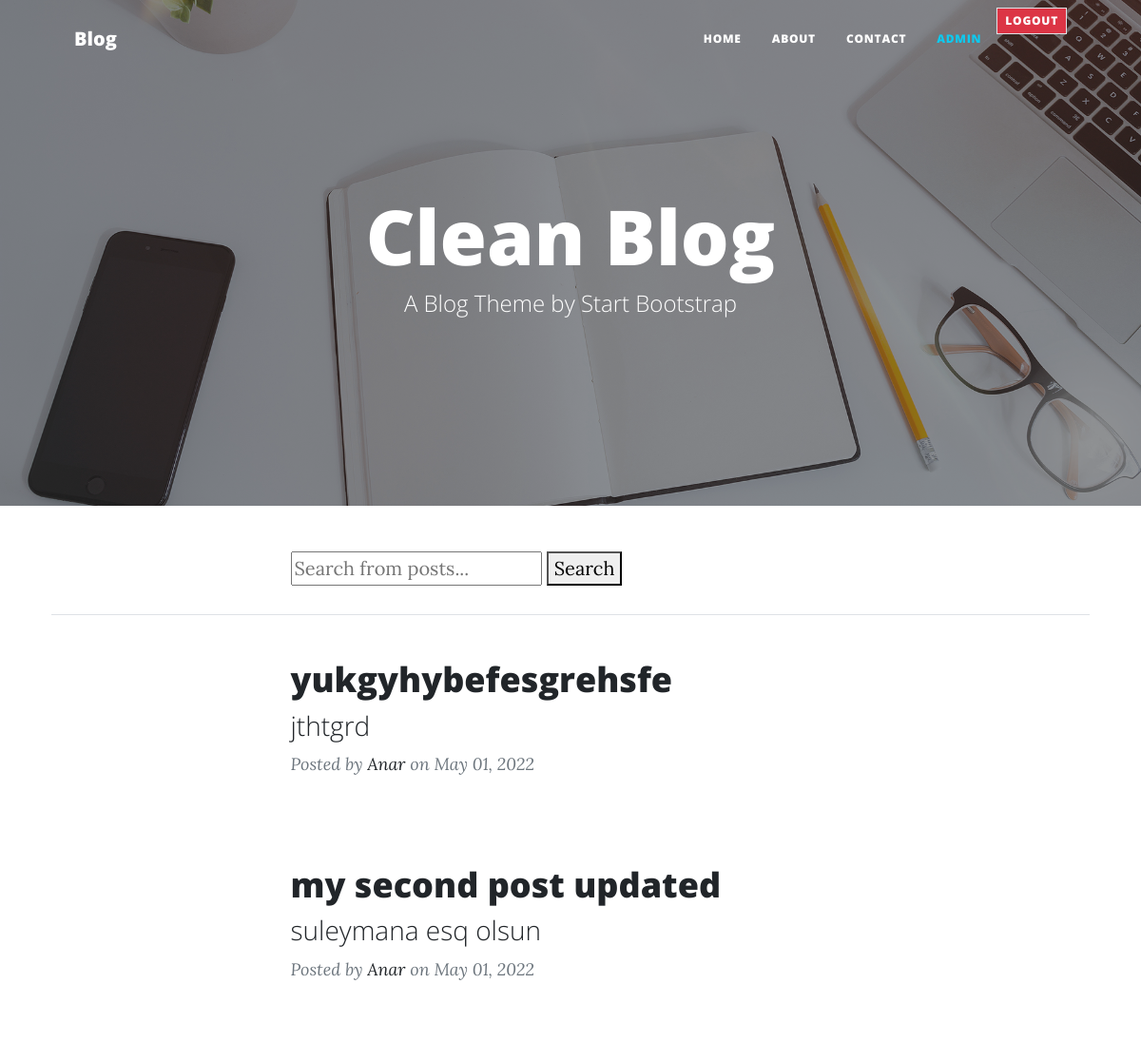
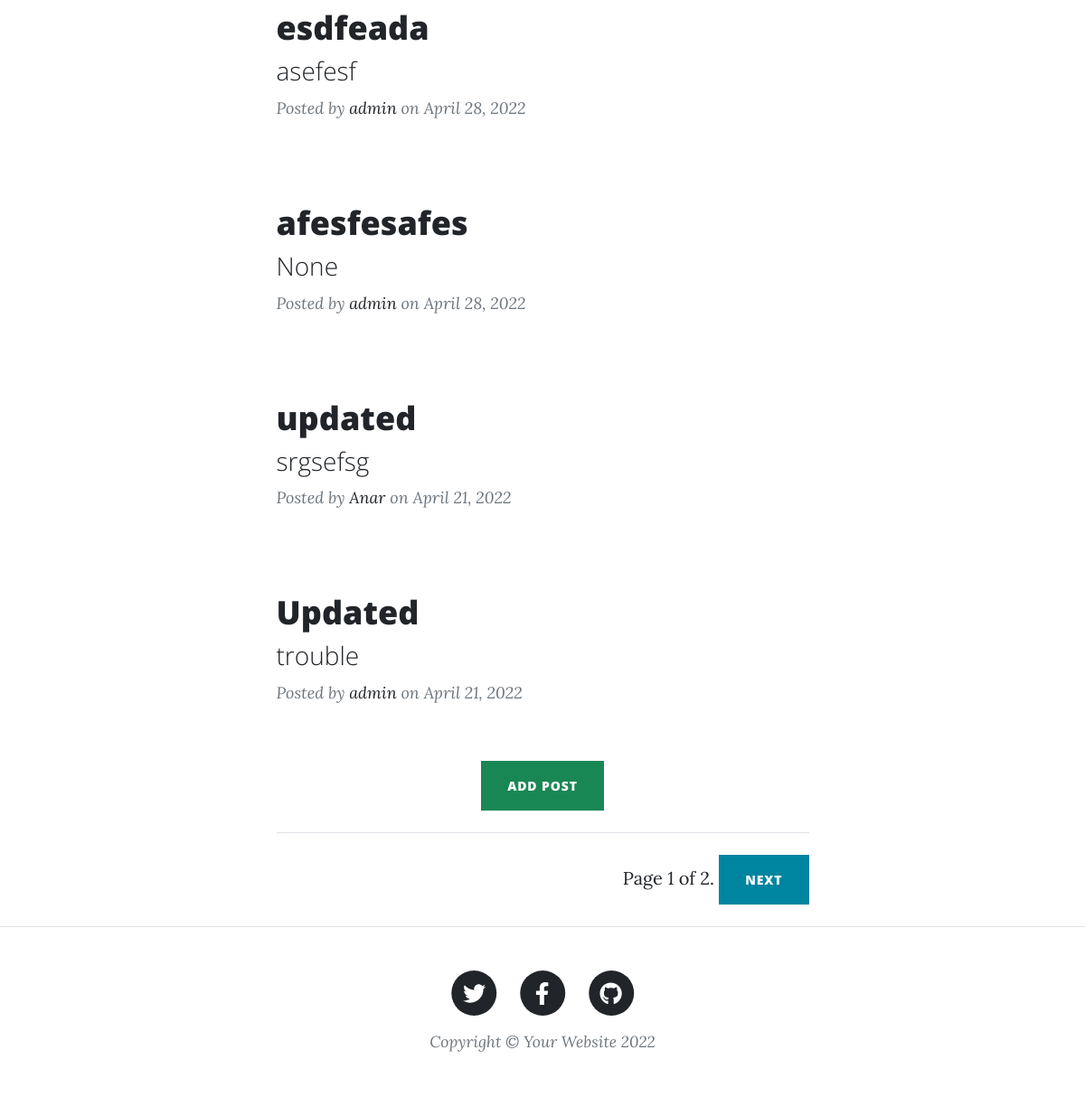
The app's page / (signed in) with its own data (2 pictures, top to bottom).
### core/models.py (models this page shows, shortened)
class Post(models.Model):
    title = models.CharField(max_length=100, blank=True, null=True)
    subtitle = models.CharField(max_length=200, blank=True, null=True)
    content = models.TextField(max_length=100, blank=True, null=True)
    author = models.ForeignKey(User, on_delete=models.SET_NULL, blank=True, null=True)
    date_published = models.DateTimeField(auto_now_add=True, blank=True, null=True)
    date_modified = models.DateTimeField(auto_now=True, blank=True, null=True)
    class Meta:
        ordering = ('-date_published',)

### core/views.py (the view)
# urls.py: 2. Add a URL to urlpatterns:  path('', views.home, name='home')
@login_required()
def home(request):
    posts = Post.objects.all().order_by('-date_published')
    if request.method == "GET":
        search = request.GET.get('q')
        if search is not None:
            posts = Post.objects.filter(title__icontains=search).order_by('-date_published')
            paginator = Paginator(posts, 5)
            page_number = request.GET.get('page')
            page_obj = paginator.get_page(page_number)
    paginator = Paginator(posts, 5)
    page_number = request.GET.get('page')
    page_obj = paginator.get_page(page_number)
    context = {'objs': posts,  'page_obj': page_obj}
    return render(request, 'index.html', context)

### templates/index.html (shortened to what this page needs)
{% extends 'main.html' %}
{% load static %}
{% block content %}
        <header class="masthead" style="background-image: url('{% static "assets/img/home-bg.jpg" %}')">
            <div class="container position-relative px-4 px-lg-5">
                <div class="row gx-4 gx-lg-5 justify-content-center">
                    <div class="col-md-10 col-lg-8 col-xl-7">
                        <div class="site-heading">
                            <h1>Clean Blog</h1>
                            <span class="subheading">A Blog Theme by Start Bootstrap</span>
                        </div>
                    </div>
                </div>
            </div>
        </header>
        <div class="container px-4 px-lg-5 justify-content-center">
            <div class="row gx-4 gx-lg-5 justify-content-center">
                <div class="col-md-10 col-lg-8 col-xl-7">
                    <form method="GET">
                        <input type='text' name='q' placeholder="Search from posts...">
                        <button type="submit">Search</button>
                    </form>
                    <br>
                </div>
                <hr>
                <div class="col-md-10 col-lg-8 col-xl-7">
                    {% for obj in objs %}
                        <div class="post-preview">
                            <a href="{% url 'detail' obj.id %}">
                                <h2 class="post-title">{{ obj.title }}</h2>
                                <h3 class="post-subtitle">{{ obj.subtitle }}</h3>
                            </a>
                            <p class="post-meta">
                                Posted by
                                <a href="#">{{ obj.author }}</a>
                                on {{ obj.date_published|date:"F d, Y" }}
                            </p>
                        </div>
                        <br>
                    {% endfor %}
                        <div class="d-flex justify-content-center"><a class="btn btn-success text-uppercase" href="{% url 'create' %}">ADD POST</a></div>
                        <hr class="my-4" />
                    <div class="d-flex justify-content-end mb-4">
                        <span class="step-links">
                            <span class="current">
                                Page {{ page_obj.number }} of {{ page_obj.paginator.num_pages }}.
                            </span>
                            {% if page_obj.has_next %}
                                <a class="btn btn-primary text-uppercase" href="?page={{ page_obj.next_page_number }}">next</a>
                            {% endif %}
                        </span>
                    </div>
                </div>
            </div>
        </div>
{% endblock content %}

### templates/main.html (shortened to what this page needs)
{% load static %}
<!DOCTYPE html>
<html lang="en">
    <head>
        <link href="{% static 'css/styles.css' %}" rel="stylesheet" />
    </head>
    <body>
        {% if request.user.is_authenticated %}
            <nav class="navbar navbar-expand-lg navbar-light" id="mainNav">
                <div class="container px-4 px-lg-5">
                    <a class="navbar-brand" href="{% url 'home' %}">Blog</a>
                    <div class="collapse navbar-collapse" id="navbarResponsive">
                        <ul class="navbar-nav ms-auto py-4 py-lg-0">
                            <li class="nav-item"><a class="nav-link px-lg-3 py-3 py-lg-4" href="{% url 'home' %}">Home</a></li>
                            <li class="nav-item"><a class="nav-link px-lg-3 py-3 py-lg-4" href="{% url 'about' %}">About</a></li>
                            <li class="nav-item"><a class="nav-link px-lg-3 py-3 py-lg-4" href="{% url 'contact' %}">Contact</a></li>
                            {% if request.user.is_authenticated %}
                                <li class="nav-item"><a class="nav-link px-lg-3 py-3 py-lg-4 text-info" href="{% url 'userposts' user.username %}">{{request.user}}</a></li>
                                <li class="nav-item"><a role="button" class="nav-link px-lg-2 py-3 py-lg-1 btn btn-lg btn-danger border" href="{% url 'logout' %}">LOGOUT</a></li>
                            {% endif %}
                        </ul>
                    </div>
                </div>
            </nav>
        {% endif %}
        {% block content %}{% endblock content %}
        <footer class="border-top">
            <div class="container px-4 px-lg-5">
                <div class="row gx-4 gx-lg-5 justify-content-center">
                    <div class="col-md-10 col-lg-8 col-xl-7">
                        <ul class="list-inline text-center">
                            <li class="list-inline-item">
                                <a href="#!">
                                    <span class="fa-stack fa-lg">
                                        <i class="fas fa-circle fa-stack-2x"></i>
                                        <i class="fab fa-twitter fa-stack-1x fa-inverse"></i>
                                    </span>
                                </a>
                            </li>
                            <li class="list-inline-item">
                                <a href="#!">
                                    <span class="fa-stack fa-lg">
                                        <i class="fas fa-circle fa-stack-2x"></i>
                                        <i class="fab fa-facebook-f fa-stack-1x fa-inverse"></i>
                                    </span>
                                </a>
                            </li>
                            <li class="list-inline-item">
                                <a href="#!">
                                    <span class="fa-stack fa-lg">
                                        <i class="fas fa-circle fa-stack-2x"></i>
                                        <i class="fab fa-github fa-stack-1x fa-inverse"></i>
                                    </span>
                                </a>
                            </li>
                        </ul>
                        <div class="small text-center text-muted fst-italic">Copyright &copy; Your Website 2022</div>
                    </div>
                </div>
            </div>
        </footer>
    </body>
</html>

### records on screen
Post: title "yukgyhybefesgrehsfe", subtitle "jthtgrd", author "Anar", date_published "May 01, 2022"
Post: title "my second post updated", subtitle "suleymana esq olsun", author "Anar", date_published "May 01, 2022"
Post: title "esdfeada", subtitle "asefesf", author "admin", date_published "April 28, 2022"
Post: title "afesfesafes", subtitle "None", author "admin", date_published "April 28, 2022"
Post: title "updated", subtitle "srgsefsg", author "Anar", date_published "April 21, 2022"
Post: title "Updated", subtitle "trouble", author "admin", date_published "April 21, 2022"

### other values on screen
{{ request.user }} "ADMIN"
{{ page_obj.number }} "1"
{{ page_obj.paginator.num_pages }} "2"
